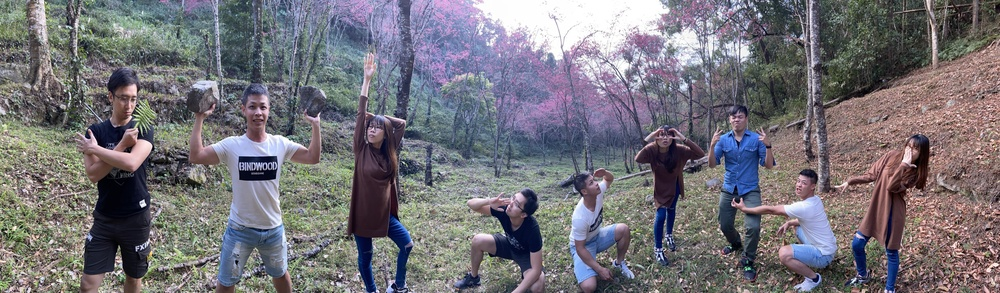
#> input picture Python影像辨識筆記(一)：使用Open CV辨識圖片及影片中的人臉/t.jpg, 1000 x 293 px, shrunk from 3782 x 1108 before the run
$ jupyter execute '使用Open CV辨識圖片及影片中的人臉.ipynb'
#> lines starting #> are read from the running program, lines starting #| are printed output that depends on the picture
# 安裝模組

#### pip install opencv-python

# 偵測人臉

[cell 1]
import cv2
# 載入分類器
face_cascade = cv2.CascadeClassifier('C:\\Users\\USER\\AppData\\Local\\Programs\\Python\\Python39\\Lib\\site-packages\\cv2\\data\\haarcascade_frontalface_default.xml')
# 讀取圖片
img = cv2.imread('t.jpg')
#> img is the input picture: shape (293, 1000, 3); mean B, G, R 120.1, 114.2, 116.5
# 轉成灰階圖片
gray = cv2.cvtColor(img, cv2.COLOR_BGR2GRAY)
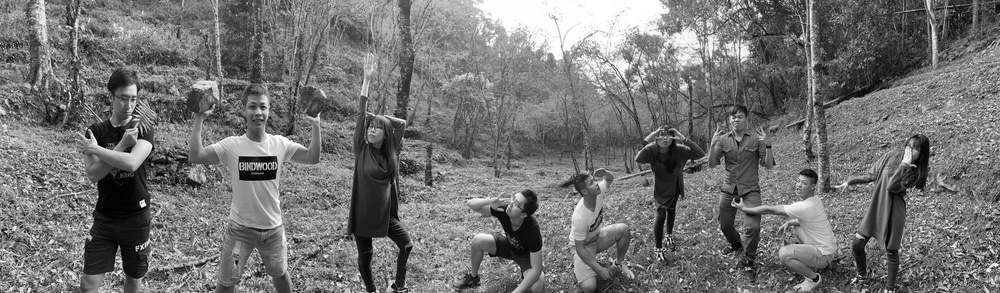
#> gray: shape (293, 1000); min 0, max 255, mean 115.6
# 偵測臉部
faces = face_cascade.detectMultiScale(
    gray,
    scaleFactor=1.10,
    minNeighbors=8,
    minSize=(30, 30))
#> faces = ()
# 繪製人臉部份的方框
for (x, y, w, h) in faces:
    cv2.rectangle(img, (x, y), (x + w, y + h), (0, 255, 0), 2)
#> this loop made 0 passes
#(0, 255, 0)欄位可以變更方框顏色(Blue,Green,Red)
# 顯示成果
cv2.namedWindow('img', cv2.WINDOW_NORMAL)  #正常視窗大小
cv2.imshow('img', img)                     #秀出圖片
cv2.imwrite( "result2.jpg", img )           #保存圖片
cv2.waitKey(0)                             #等待按下任一按鍵
cv2.destroyAllWindows()                    #關閉視窗

* image表示的是要检测的输入图像
* objects表示检测到的人脸目标序列
* scaleFactor表示每次图像尺寸减小的比例
* minNeighbors表示每一个目标至少要被检测到3次才算是真的目标(因为周围的像素和不同的窗口大小都可以检测到人脸),
* minSize为目标的最小尺寸
* minSize为目标的最大尺寸

# 影片人臉

[cell 2]
import cv2
# 載入分類器
face_cascade = cv2.CascadeClassifier('C:\\Users\\USER\\AppData\\Local\\Programs\\Python\\Python39\\Lib\\site-packages\\cv2\\data\\haarcascade_frontalface_default.xml')
# 從視訊盡頭擷取影片
cap = cv2.VideoCapture(0)
# 或者....
# 使用現有影片
cap = cv2.VideoCapture('test.mp4')
while True:
    # Read the frame
    _, img = cap.read()
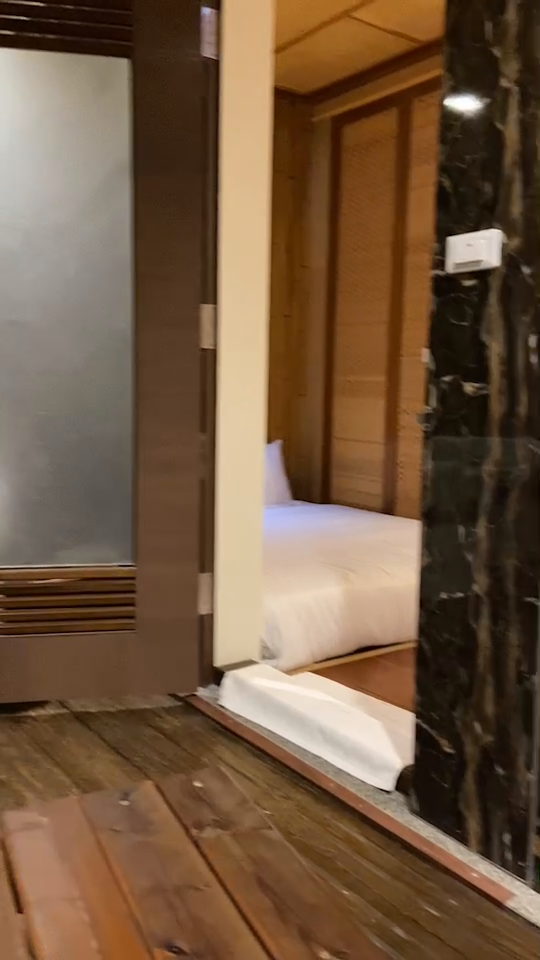
#> input picture frame 42 of Python影像辨識筆記(一)：使用Open CV辨識圖片及影片中的人臉/test.mp4, 540 x 960 px
#> img is the input picture: shape (960, 540, 3); mean B, G, R 64.1, 88.1, 114.5
# 轉成灰階
    gray = cv2.cvtColor(img, cv2.COLOR_BGR2GRAY)
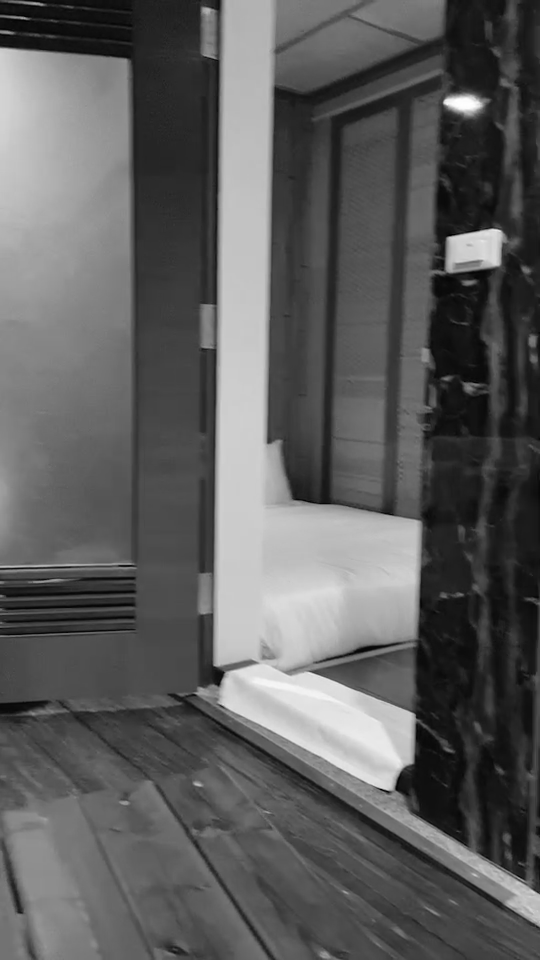
#> gray: shape (960, 540); min 2, max 255, mean 93.3
# 偵測臉部
    faces = face_cascade.detectMultiScale(gray, 1.1, 4)
#> faces = [[21, 875, 73, 73]]
# 繪製人臉部份的方框
    for (x, y, w, h) in faces:
        cv2.rectangle(img, (x, y), (x+w, y+h), (0, 255, 0), 2)
        # 顯示成果
        cv2.namedWindow('img', cv2.WINDOW_NORMAL)  #正常視窗大小
        cv2.imshow('img', img)                     #秀出圖片
        # Stop if escape key is pressed
        k = cv2.waitKey(30) & 0xff
        if k==27:
            break
#> this loop made 1 pass; (key Esc is pressed on pass 1)
#> pass 1, `cv2.imshow('img', img)`:
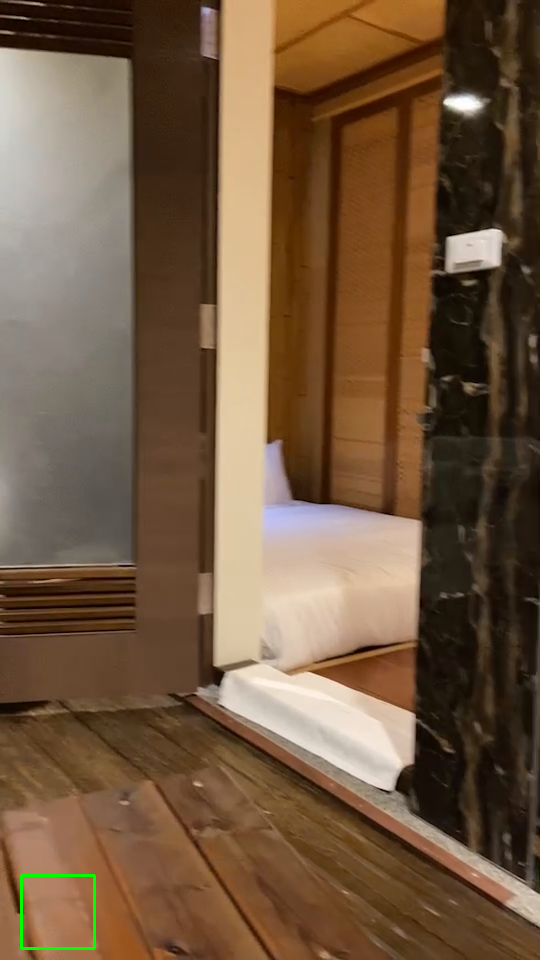
#> window 'img': shape (960, 540, 3); mean B, G, R 64, 88.4, 114.3

# Release the VideoCapture object
cap.release()
cv2.destroyAllWindows()
